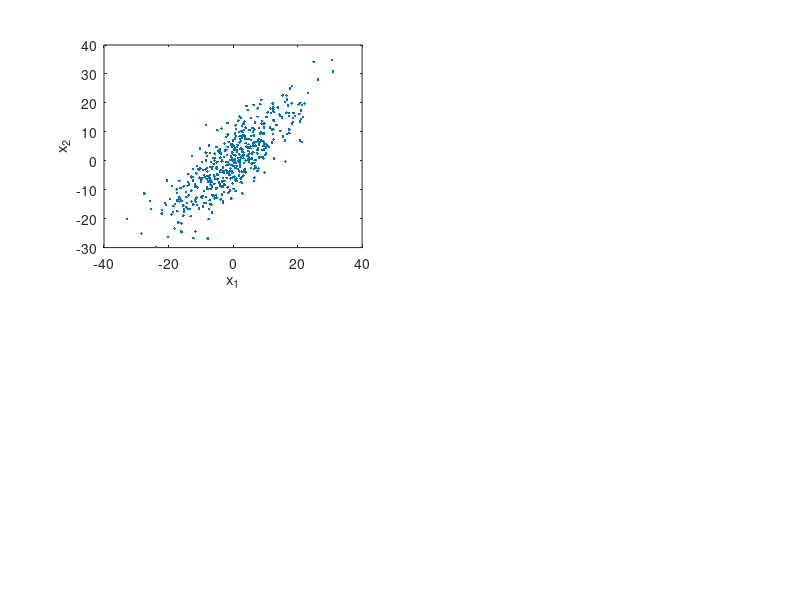
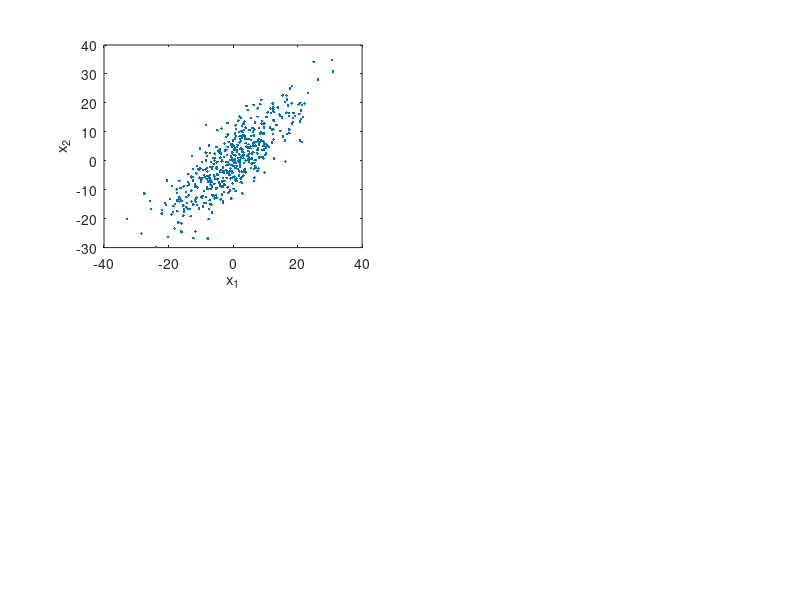

The MATLAB script that drew these images, in order: (Note: this script raises an error after producing the figures.)
% Generate random Gaussian data, determine a codebook for it, and plot

dim = 2; %signal dimension
npoints = 500; % number of points
ncluster = 16; % number of VQ clusters

% attributes of the covariance matrix
v1 = [1;1];
v2 = [1; -1];
lambda1 = 100;
lambda2 = 10;
R = v1*v1'* lambda1 + v2*v2'*lambda2;
C = (chol(R))';

X = randn(dim,npoints);
Y = C*X;   % the data with the desired covariance

clf
subplot(2,2,1);
plot(Y(1,:),Y(2,:),'.');
xlabel('x_1');
ylabel('x_2');
%text(0,-60,'(a)','HorizontalAlignment','center');
print -dps ../pictures/vq1a.ps
print -deps ../pictures/vq1a.eps
input('press return')

VQ = lgb(Y,ncluster);
clf
subplot(2,2,1);
%plot(Y(1,:),Y(2,:),'.');
%hold
plot(VQ(1,:),VQ(2,:),'x');
xlabel('x_1');
ylabel('x_2');
%text(0,-60,'(b)','HorizontalAlignment','center');
print -dps ../pictures/vq1b.ps
print -deps ../pictures/vq1b.eps


